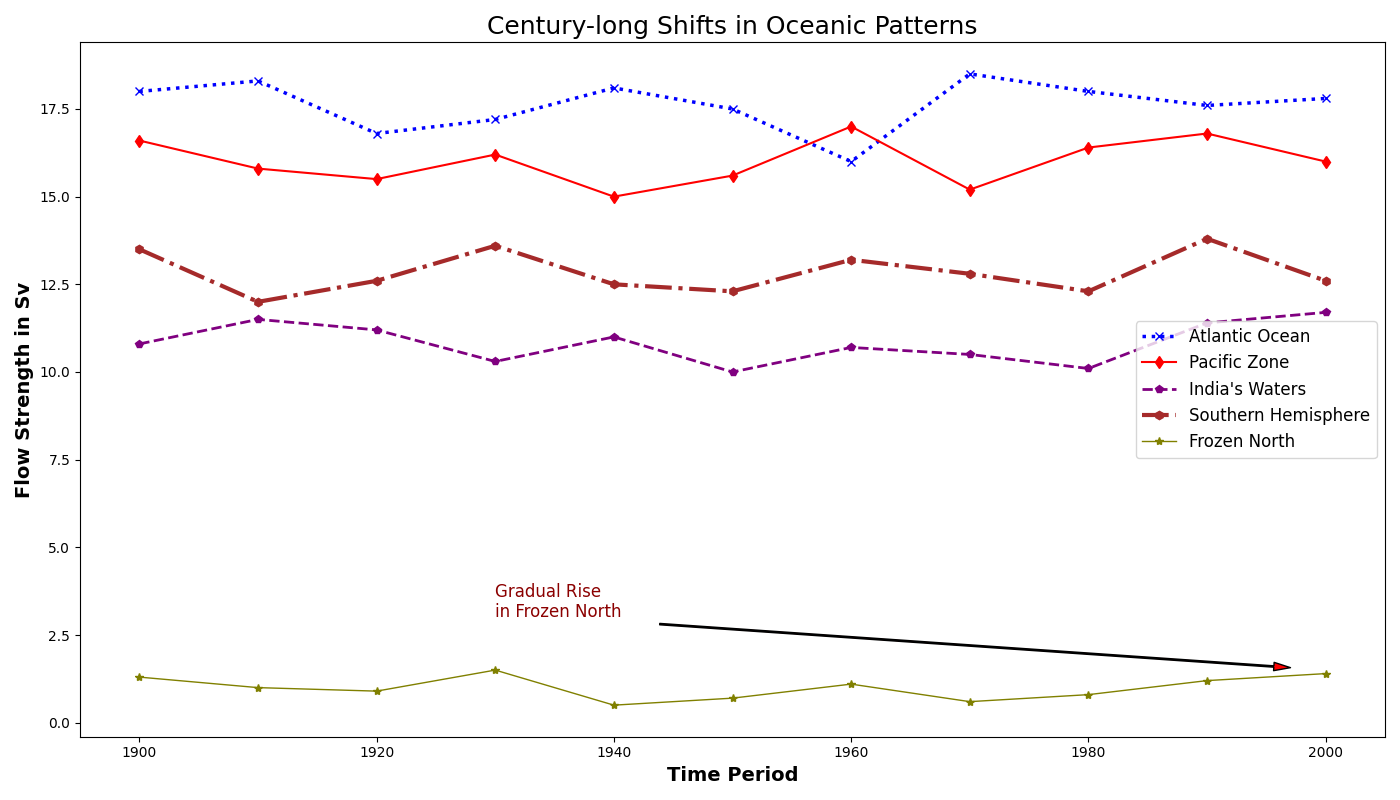

Reproduce this figure in Python.
import matplotlib.pyplot as plt
import numpy as np

decades = np.arange(1900, 2001, 10)

atlantic_data = [18, 18.3, 16.8, 17.2, 18.1, 17.5, 16, 18.5, 18, 17.6, 17.8]
pacific_data = [16.6, 15.8, 15.5, 16.2, 15, 15.6, 17, 15.2, 16.4, 16.8, 16]
indian_data = [10.8, 11.5, 11.2, 10.3, 11, 10, 10.7, 10.5, 10.1, 11.4, 11.7]
southern_data = [13.5, 12, 12.6, 13.6, 12.5, 12.3, 13.2, 12.8, 12.3, 13.8, 12.6]
arctic_data = [1.3, 1, 0.9, 1.5, 0.5, 0.7, 1.1, 0.6, 0.8, 1.2, 1.4]

fig, ax1 = plt.subplots(figsize=(14, 8))

ax1.plot(decades, atlantic_data, label='Atlantic Ocean', marker='x', linestyle=':', linewidth=2.5, color='blue')
ax1.plot(decades, pacific_data, label='Pacific Zone', marker='d', linestyle='-', linewidth=1.5, color='red')
ax1.plot(decades, indian_data, label='India\'s Waters', marker='p', linestyle='--', linewidth=2, color='purple')
ax1.plot(decades, southern_data, label='Southern Hemisphere', marker='h', linestyle='-.', linewidth=3, color='brown')
ax1.plot(decades, arctic_data, label='Frozen North', marker='*', linestyle='-', linewidth=1, color='olive')

ax1.set_title("Century-long Shifts in Oceanic Patterns", fontsize=18, fontweight='normal')
ax1.set_xlabel('Time Period', fontsize=14, fontweight='bold')
ax1.set_ylabel('Flow Strength in Sv', fontsize=14, fontweight='bold')
ax1.legend(loc='best', fontsize=12)

ax1.grid(False)

ax1.annotate('Gradual Rise\nin Frozen North', xy=(2000, 1.5), xytext=(1930, 3),
             arrowprops=dict(facecolor='red', shrink=0.05, width=1, headwidth=6),
             fontsize=12, color='darkred')

plt.tight_layout()
plt.show()
